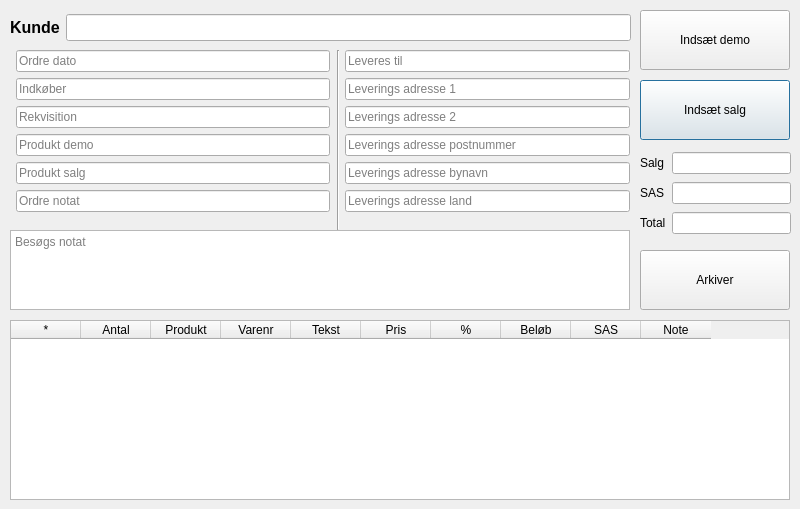
    <widget class="QWidget" name="widgetPageVisit">
     <widget class="QTableWidget" name="widgetVisit">
      <property name="geometry">
       <rect>
        <x>10</x>
        <y>320</y>
        <width>780</width>
        <height>180</height>
       </rect>
      </property>
      <property name="editTriggers">
       <set>QAbstractItemView::AllEditTriggers</set>
      </property>
      <property name="selectionMode">
       <enum>QAbstractItemView::SingleSelection</enum>
      </property>
      <attribute name="horizontalHeaderDefaultSectionSize">
       <number>70</number>
      </attribute>
      <attribute name="horizontalHeaderMinimumSectionSize">
       <number>10</number>
      </attribute>
      <attribute name="verticalHeaderStretchLastSection">
       <bool>true</bool>
      </attribute>
      <column>
       <property name="text">
        <string>*</string>
       </property>
      </column>
      <column>
       <property name="text">
        <string>Antal</string>
       </property>
      </column>
      <column>
       <property name="text">
        <string>Produkt</string>
       </property>
      </column>
      <column>
       <property name="text">
        <string>Varenr</string>
       </property>
      </column>
      <column>
       <property name="text">
        <string>Tekst</string>
       </property>
      </column>
      <column>
       <property name="text">
        <string>Pris</string>
       </property>
      </column>
      <column>
       <property name="text">
        <string>%</string>
       </property>
      </column>
      <column>
       <property name="text">
        <string>Beløb</string>
       </property>
      </column>
      <column>
       <property name="text">
        <string>SAS</string>
       </property>
      </column>
      <column>
       <property name="text">
        <string>Note</string>
       </property>
      </column>
     </widget>
     <widget class="QWidget" name="formLayoutWidget">
      <property name="geometry">
       <rect>
        <x>10</x>
        <y>50</y>
        <width>320</width>
        <height>180</height>
       </rect>
      </property>
      <layout class="QFormLayout" name="formVisit">
       <item row="0" column="1">
        <widget class="QLineEdit" name="textVisitDate">
         <property name="enabled">
          <bool>true</bool>
         </property>
         <property name="readOnly">
          <bool>true</bool>
         </property>
         <property name="placeholderText">
          <string>Ordre dato</string>
         </property>
        </widget>
       </item>
       <item row="1" column="1">
        <widget class="QLineEdit" name="textOrderBuyer">
         <property name="placeholderText">
          <string>Indkøber</string>
         </property>
        </widget>
       </item>
       <item row="2" column="1">
        <widget class="QLineEdit" name="textOrderPo">
         <property name="placeholderText">
          <string>Rekvisition</string>
         </property>
        </widget>
       </item>
       <item row="3" column="1">
        <widget class="QLineEdit" name="textVisitProductDemo">
         <property name="readOnly">
          <bool>true</bool>
         </property>
         <property name="placeholderText">
          <string>Produkt demo</string>
         </property>
        </widget>
       </item>
       <item row="4" column="1">
        <widget class="QLineEdit" name="textVisitProductSale">
         <property name="readOnly">
          <bool>true</bool>
         </property>
         <property name="placeholderText">
          <string>Produkt salg</string>
         </property>
        </widget>
       </item>
       <item row="5" column="1">
        <widget class="QLineEdit" name="textOrderNote">
         <property name="placeholderText">
          <string>Ordre notat</string>
         </property>
        </widget>
       </item>
      </layout>
     </widget>
     <widget class="Line" name="vertialLine">
      <property name="geometry">
       <rect>
        <x>330</x>
        <y>50</y>
        <width>16</width>
        <height>180</height>
       </rect>
      </property>
      <property name="orientation">
       <enum>Qt::Vertical</enum>
      </property>
     </widget>
     <widget class="QWidget" name="formLayoutWidget_2">
      <property name="geometry">
       <rect>
        <x>339</x>
        <y>50</y>
        <width>291</width>
        <height>181</height>
       </rect>
      </property>
      <layout class="QFormLayout" name="widgetDeliveryAddress">
       <item row="0" column="1">
        <widget class="QLineEdit" name="textPoCompany">
         <property name="placeholderText">
          <string>Leveres til</string>
         </property>
        </widget>
       </item>
       <item row="1" column="1">
        <widget class="QLineEdit" name="textPoAddress1">
         <property name="placeholderText">
          <string>Leverings adresse 1</string>
         </property>
        </widget>
       </item>
       <item row="2" column="1">
        <widget class="QLineEdit" name="textPoAddress2">
         <property name="placeholderText">
          <string>Leverings adresse 2</string>
         </property>
        </widget>
       </item>
       <item row="3" column="1">
        <widget class="QLineEdit" name="textPoZip">
         <property name="placeholderText">
          <string>Leverings adresse postnummer</string>
         </property>
        </widget>
       </item>
       <item row="4" column="1">
        <widget class="QLineEdit" name="textPoCity">
         <property name="placeholderText">
          <string>Leverings adresse bynavn</string>
         </property>
        </widget>
       </item>
       <item row="5" column="1">
        <widget class="QLineEdit" name="textPoCountry">
         <property name="placeholderText">
          <string>Leverings adresse land</string>
         </property>
        </widget>
       </item>
      </layout>
     </widget>
     <widget class="QWidget" name="gridLayoutWidget">
      <property name="geometry">
       <rect>
        <x>640</x>
        <y>150</y>
        <width>151</width>
        <height>86</height>
       </rect>
      </property>
      <layout class="QGridLayout" name="widgetTotals">
       <item row="2" column="1">
        <widget class="QLineEdit" name="textVisitSas">
         <property name="enabled">
          <bool>true</bool>
         </property>
         <property name="readOnly">
          <bool>true</bool>
         </property>
        </widget>
       </item>
       <item row="1" column="0">
        <widget class="QLabel" name="labelVisitSale">
         <property name="text">
          <string>Salg</string>
         </property>
        </widget>
       </item>
       <item row="1" column="1">
        <widget class="QLineEdit" name="textVisitSale">
         <property name="enabled">
          <bool>true</bool>
         </property>
         <property name="readOnly">
          <bool>true</bool>
         </property>
        </widget>
       </item>
       <item row="2" column="0">
        <widget class="QLabel" name="labelVisitSas">
         <property name="text">
          <string>SAS</string>
         </property>
        </widget>
       </item>
       <item row="3" column="0">
        <widget class="QLabel" name="labelVisitTotal">
         <property name="text">
          <string>Total</string>
         </property>
        </widget>
       </item>
       <item row="3" column="1">
        <widget class="QLineEdit" name="textOrderTotal">
         <property name="enabled">
          <bool>true</bool>
         </property>
         <property name="readOnly">
          <bool>true</bool>
         </property>
        </widget>
       </item>
      </layout>
     </widget>
     <widget class="QWidget" name="gridLayoutWidget_2">
      <property name="geometry">
       <rect>
        <x>10</x>
        <y>10</y>
        <width>621</width>
        <height>35</height>
       </rect>
      </property>
      <layout class="QGridLayout" name="widgetCustomerVisitDetails">
       <item row="0" column="0">
        <widget class="QLabel" name="labelCompany">
         <property name="font">
          <font>
           <pointsize>12</pointsize>
           <weight>75</weight>
           <bold>true</bold>
          </font>
         </property>
         <property name="text">
          <string>Kunde</string>
         </property>
        </widget>
       </item>
       <item row="0" column="1">
        <widget class="QLineEdit" name="textVisitCompany">
         <property name="font">
          <font>
           <pointsize>12</pointsize>
           <weight>75</weight>
           <bold>true</bold>
          </font>
         </property>
         <property name="readOnly">
          <bool>true</bool>
         </property>
        </widget>
       </item>
      </layout>
     </widget>
     <widget class="QPushButton" name="buttonInsertDemo">
      <property name="geometry">
       <rect>
        <x>640</x>
        <y>10</y>
        <width>150</width>
        <height>60</height>
       </rect>
      </property>
      <property name="text">
       <string>Indsæt demo</string>
      </property>
      <property name="icon">
       <iconset resource="../icons/system.qrc">
        <normaloff>:/system/item-configuration.png</normaloff>:/system/item-configuration.png</iconset>
      </property>
      <property name="iconSize">
       <size>
        <width>48</width>
        <height>48</height>
       </size>
      </property>
     </widget>
     <widget class="QPushButton" name="buttonInsertSale">
      <property name="geometry">
       <rect>
        <x>640</x>
        <y>80</y>
        <width>150</width>
        <height>60</height>
       </rect>
      </property>
      <property name="text">
       <string>Indsæt salg</string>
      </property>
      <property name="icon">
       <iconset resource="../icons/system.qrc">
        <normaloff>:/system/product.png</normaloff>:/system/product.png</iconset>
      </property>
      <property name="iconSize">
       <size>
        <width>48</width>
        <height>48</height>
       </size>
      </property>
      <property name="default">
       <bool>true</bool>
      </property>
     </widget>
     <widget class="QPushButton" name="buttonArchiveVisit">
      <property name="geometry">
       <rect>
        <x>640</x>
        <y>250</y>
        <width>150</width>
        <height>60</height>
       </rect>
      </property>
      <property name="text">
       <string>Arkiver</string>
      </property>
      <property name="icon">
       <iconset resource="../icons/system.qrc">
        <normaloff>:/system/save.png</normaloff>:/system/save.png</iconset>
      </property>
      <property name="iconSize">
       <size>
        <width>48</width>
        <height>48</height>
       </size>
      </property>
     </widget>
     <widget class="QTextEdit" name="textVisitNotes">
      <property name="geometry">
       <rect>
        <x>10</x>
        <y>230</y>
        <width>620</width>
        <height>80</height>
       </rect>
      </property>
      <property name="placeholderText">
       <string>Besøgs notat</string>
      </property>
     </widget>
    </widget>
